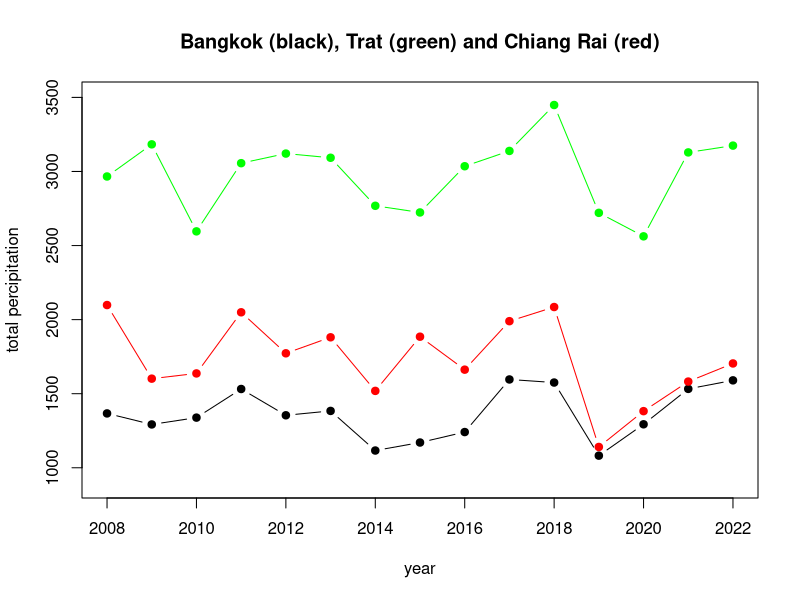
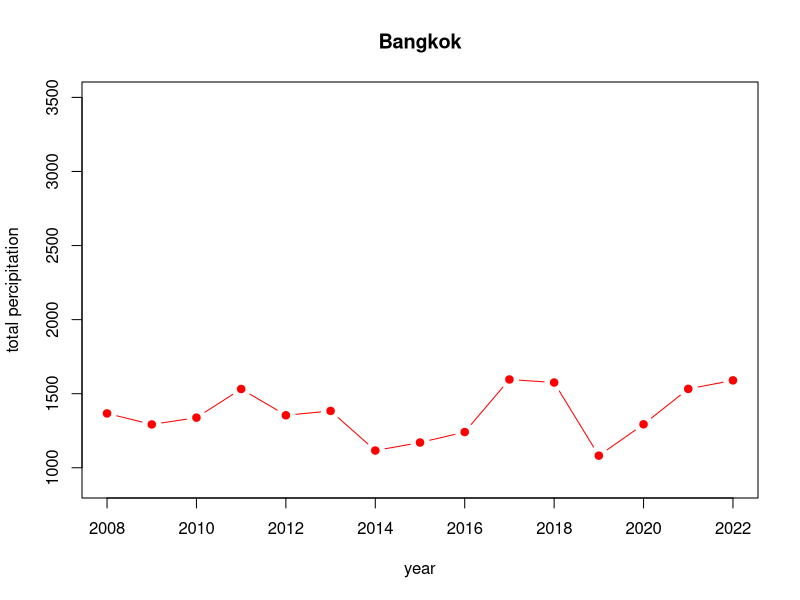
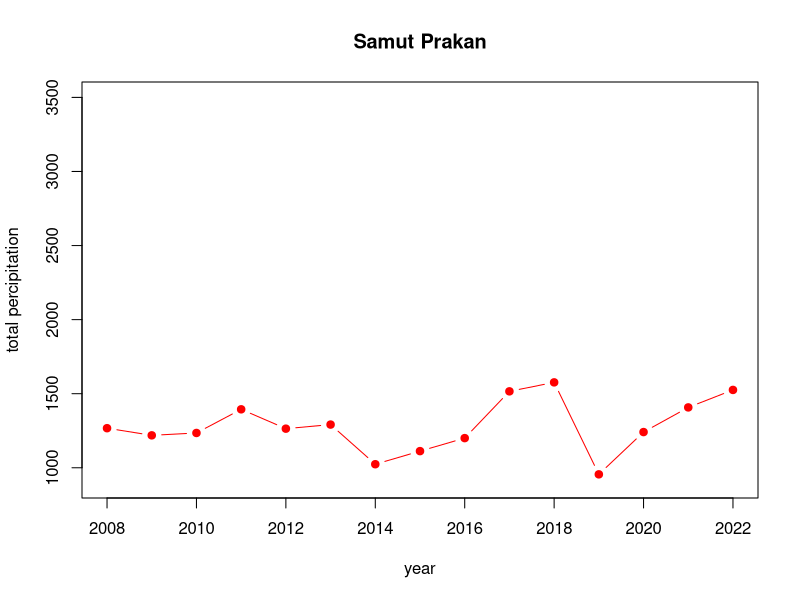
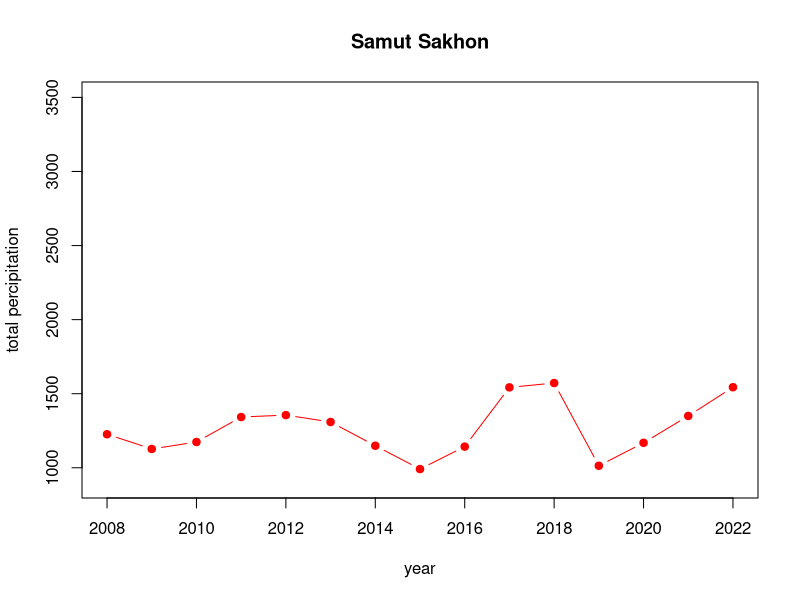
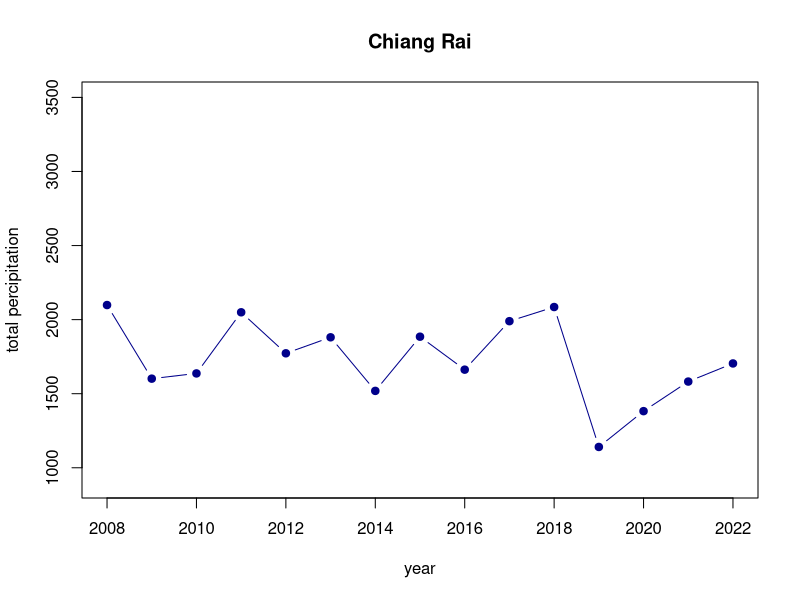
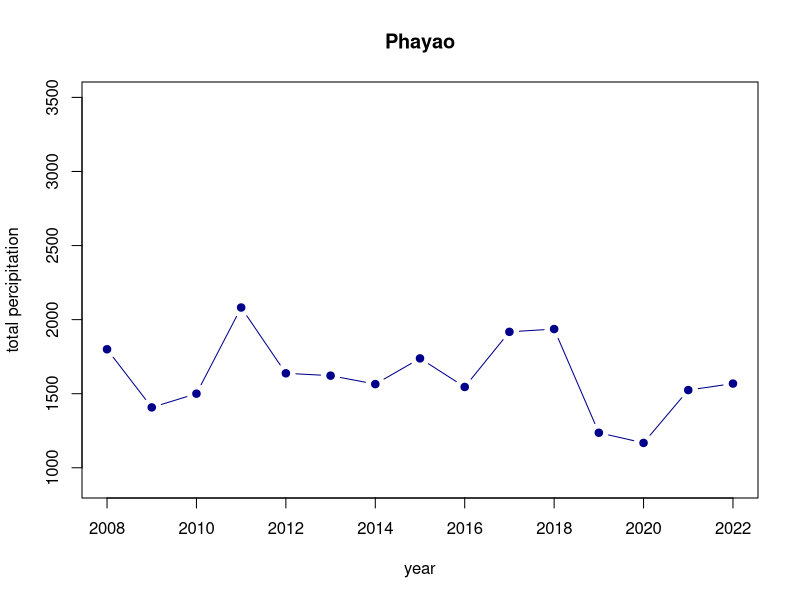
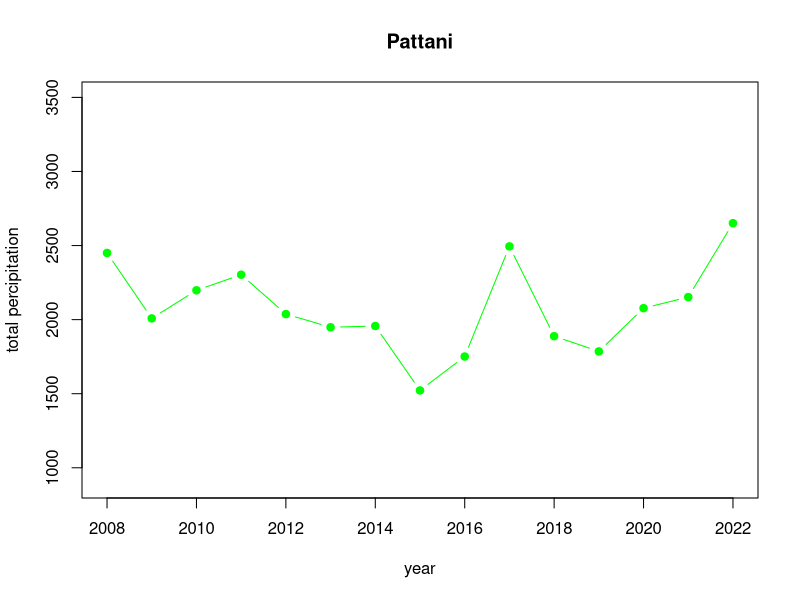
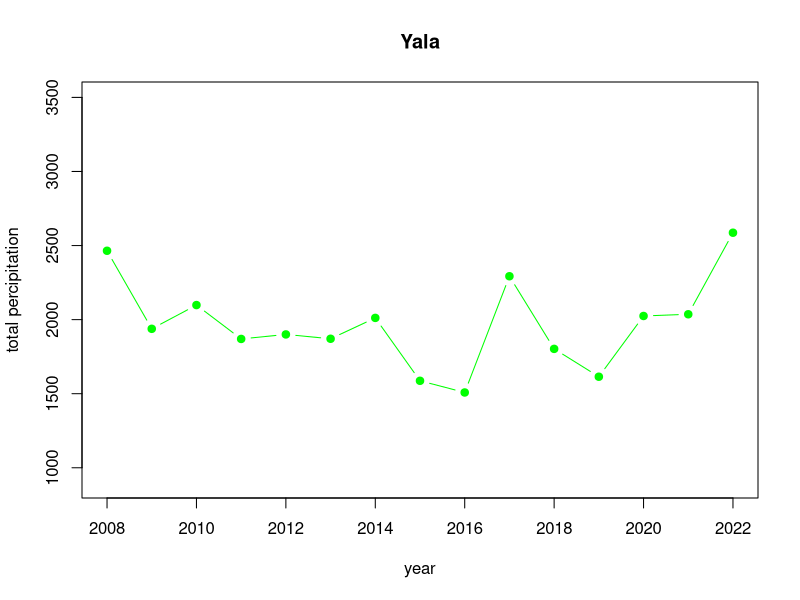

These figures' R source, in order:
## ---- chunk 1
install.packages("readxl")
library(readxl)
## ---- chunk 2
Thailand_daymin <- read_excel("Thailand.xlsx",sheet = "era5_t2m_daymin_annual_Thailand")
Thailand_daymin
## ---- chunk 3
Thailand_daymax <- read_excel("Thailand.xlsx",sheet = "era5_t2m_daymax_annual_Thailand")
Thailand_daymax
## ---- chunk 4
Thailand_tp <- read_excel("Thailand.xlsx",sheet = "era5_tp(mm)_annual_Thailand")
Thailand_tp
## ---- chunk 5
Gideon <- read_excel("Dengue_Data.xlsx",sheet = "Gideon")
Gideon
## ---- chunk 6
Thailand_tp_sorted = Thailand_tp[order(Thailand_tp$`2022`, decreasing = TRUE), ]
Thailand_tp_sorted
## ---- chunk 7
#sub districts with Highest Precipitation
Thailand_tp_highest = head(Thailand_tp_sorted)
Thailand_tp_highest_list = Thailand_tp_highest$ADM1_EN
Thailand_tp_highest_list
## ---- chunk 8
#sub districts with Lowest Precipitation
Thailand_tp_lowest = tail(Thailand_tp_sorted) 
Thailand_tp_lowest_list = Thailand_tp_lowest$ADM1_EN
Thailand_tp_lowest_list
## ---- chunk 9
Thailand_daymax_sorted = Thailand_daymax[order(Thailand_daymax$`2022`, decreasing = TRUE), ]
Thailand_daymax_sorted
## ---- chunk 10
#sub districts with Highest max Temperatur
Thailand_daymax_highest = head(Thailand_daymax_sorted)
Thailand_daymax_highest_list = Thailand_daymax_highest$ADM1_EN
Thailand_daymax_highest_list
## ---- chunk 11
#sub districts with Lowest max temperatur
Thailand_daymax_lowest = tail(Thailand_daymax_sorted) 
Thailand_daymax_lowest_list = Thailand_daymax_lowest$ADM1_EN
Thailand_daymax_lowest_list
## ---- chunk 12
Thailand_daymin_sorted = Thailand_daymin[order(Thailand_daymin$`2022`, decreasing = TRUE), ]
Thailand_daymin_sorted
## ---- chunk 13
#sub districts with Highest min Temperatur
Thailand_daymin_highest = head(Thailand_daymin_sorted)
Thailand_daymin_highest_list = Thailand_daymin_highest$ADM1_EN
Thailand_daymin_highest_list
## ---- chunk 14
#sub districts with Lowest min temperatur
Thailand_daymin_lowest = tail(Thailand_daymin_sorted) 
Thailand_daymin_lowest_list = Thailand_daymin_lowest$ADM1_EN
Thailand_daymin_lowest_list
## ---- chunk 15
Thailand_temp_highest = unique(c(Thailand_daymax_highest_list, Thailand_daymin_highest_list))
Thailand_temp_highest
## ---- chunk 16
Thailand_temp_lowest = unique(c(Thailand_daymax_lowest_list, Thailand_daymin_lowest_list))
Thailand_temp_lowest
## ---- chunk 17
Thailand_temp_highest
## ---- chunk 18
Thailand_temp_lowest
## ---- chunk 19
Thailand_tp_highest_list
## ---- chunk 20
Thailand_tp_lowest_list
## ---- chunk 21
plot(x = colnames(Thailand_tp[,5:19]), y = Thailand_tp[1,5:19], type = "b", pch = 19, xlab = "year", ylab = "total percipitation", main = "Bangkok (black), Trat (green) and Chiang Rai (red)", ylim = c(900,3500)); lines(colnames(Thailand_tp[,5:19]), Thailand_tp[46,5:19], type = "b", pch = 19, col = "red"); lines(colnames(Thailand_tp[,5:19]), Thailand_tp[14,5:19], type = "b", pch = 19, col = "green")
## ---- chunk 22
#central 

plot(x = colnames(Thailand_tp[,5:19]), y = Thailand_tp[1,5:19], type = "b", pch = 19, col="red", ylim = c(900,3500), xlab = "year", ylab = "total percipitation", main = Thailand_tp[1,2])

plot(x = colnames(Thailand_tp[,5:19]), y = Thailand_tp[2,5:19], type = "b", pch = 19, col="red", ylim = c(900,3500), xlab = "year", ylab = "total percipitation", main = Thailand_tp[2,2])

plot(x = colnames(Thailand_tp[,5:19]), y = Thailand_tp[60,5:19], type = "b", pch = 19, col="red", ylim = c(900,3500), xlab = "year", ylab = "total percipitation", main = Thailand_tp[60,2])

#north

plot(x = colnames(Thailand_tp[,5:19]), y = Thailand_tp[46,5:19], type = "b", pch = 19, col="darkblue", ylim = c(900,3500), xlab = "year", ylab = "total percipitation", main = Thailand_tp[46,2])

plot(x = colnames(Thailand_tp[,5:19]), y = Thailand_tp[45,5:19], type = "b", pch = 19, col="darkblue", ylim = c(900,3500), xlab = "year", ylab = "total percipitation", main = Thailand_tp[45,2])

#south

plot(x = colnames(Thailand_tp[,5:19]), y = Thailand_tp[75,5:19], type = "b", pch = 19, col="green", ylim = c(900,3500), xlab = "year", ylab = "total percipitation", main = Thailand_tp[75,2])

plot(x = colnames(Thailand_tp[,5:19]), y = Thailand_tp[76,5:19], type = "b", pch = 19, col="green", ylim = c(900,3500), xlab = "year", ylab = "total percipitation", main = Thailand_tp[76,2])

plot(x = colnames(Thailand_tp[,5:19]), y = Thailand_tp[77,5:19], type = "b", pch = 19, col="green", ylim = c(900,3500), xlab = "year", ylab = "total percipitation", main = Thailand_tp[77,2])

#mid-tail

plot(x = colnames(Thailand_tp[,5:19]), y = Thailand_tp[69,5:19], type = "b", pch = 19, col="purple", ylim = c(900,3500), xlab = "year", ylab = "total percipitation", main = Thailand_tp[69,2])

plot(x = colnames(Thailand_tp[,5:19]), y = Thailand_tp[70,5:19], type = "b", pch = 19, col="purple",ylim = c(900,3500), xlab = "year", ylab = "total percipitation", main = Thailand_tp[70,2])

#west

plot(x = colnames(Thailand_tp[,5:19]), y = Thailand_tp[51,5:19], type = "b", pch = 19, col="turquoise", ylim = c(900,3500), xlab = "year", ylab = "total percipitation", main = Thailand_tp[51,2])

plot(x = colnames(Thailand_tp[,5:19]), y = Thailand_tp[57,5:19], type = "b", pch = 19, col="turquoise", ylim = c(900,3500), xlab = "year", ylab = "total percipitation", main = Thailand_tp[57,2])

#east

plot(x = colnames(Thailand_tp[,5:19]), y = Thailand_tp[22,5:19], type = "b", pch = 19, col="orange", ylim = c(900,3500), xlab = "year", ylab = "total percipitation", main = Thailand_tp[22,2])

plot(x = colnames(Thailand_tp[,5:19]), y = Thailand_tp[23,5:19], type = "b", pch = 19, col="orange", ylim = c(900,3500), xlab = "year", ylab = "total percipitation", main = Thailand_tp[23,2])

plot(x = colnames(Thailand_tp[,5:19]), y = Thailand_tp[26,5:19], type = "b", pch = 19, col="orange", ylim = c(900,3500), xlab = "year", ylab = "total percipitation", main = Thailand_tp[26,2])

## ---- chunk 23
hist(Thailand_tp$"2008", ylim=c(0,20), breaks=15)
hist(Thailand_tp$"2009", ylim=c(0,20), breaks=15)
hist(Thailand_tp$"2010", ylim=c(0,20), breaks=15)
hist(Thailand_tp$"2011", ylim=c(0,20),breaks=15)
hist(Thailand_tp$"2012", ylim=c(0,20), breaks=15)
hist(Thailand_tp$"2013", ylim=c(0,20), breaks=15)
hist(Thailand_tp$"2014", ylim=c(0,20), breaks=15)
hist(Thailand_tp$"2015", ylim=c(0,20), breaks=15)
hist(Thailand_tp$"2016", ylim=c(0,20), breaks=15)
hist(Thailand_tp$"2017", ylim=c(0,20), breaks=15)
hist(Thailand_tp$"2018", ylim=c(0,20), breaks=15)
hist(Thailand_tp$"2019", ylim=c(0,20), breaks=15)
hist(Thailand_tp$"2020", ylim=c(0,20), breaks=15)
hist(Thailand_tp$"2021", ylim=c(0,20), breaks=15)
hist(Thailand_tp$"2022", ylim=c(0,20), breaks=15)
## ---- chunk 24
#load Dengue cases and death
cases = read_excel("Dengue_Data.xlsx", sheet = "Dengue_cases")
death = read_excel("Dengue_Data.xlsx", sheet = "Denge_deaths")


#clean data just for Thailand
cases_Thai = cases[,c(1,3)]
death_Thai = death[,c(1,3)]


#plot to see cases and death numbers over time
plot(cases_Thai, type = "b", pch = 19); plot(death_Thai, type = "b", pch = 19) 
